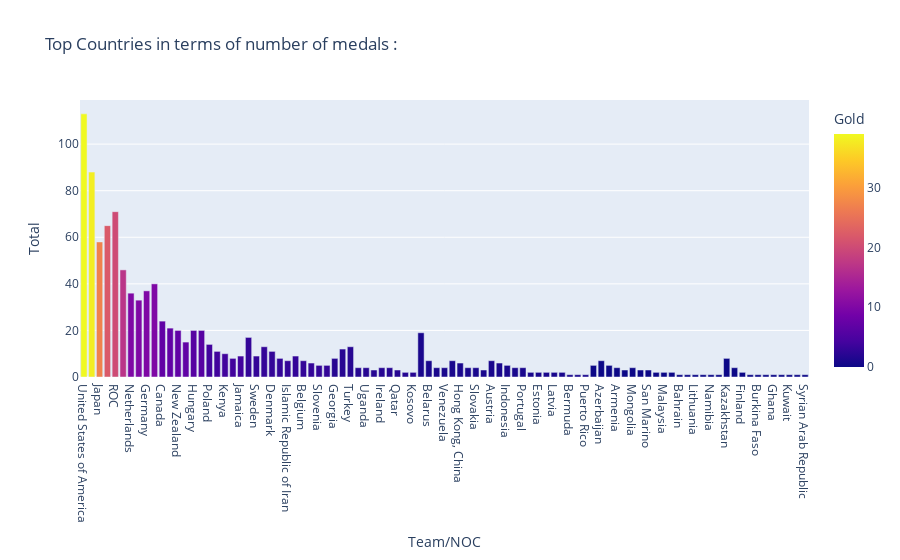

The code cell stored with this chart in its notebook:
### Markdown cell above
#### Top Countries with most number of medals

### Code cell
px.bar(df_medals, x="Team/NOC", y="Total", color="Gold", title="Top Countries in terms of number of medals : ")

### Figure 1 — Plotly figure (JSON) as saved in the notebook; plotly's stock layout.template omitted (floating-point values rounded to 4 significant figures)
{"data": [{"alignmentgroup": "True", "hovertemplate": "Team/NOC=%{x}<br>Total=%{y}<br>Gold=%{marker.color}<extra></extra>", "legendgroup": "", "marker": {"color": [39, 38, 27, 22, 20, 17, 10, 10, 10, 10, 7, 7, 7, 7, 6, 6, 4, 4, 4, 4, 4, 3, 3, 3, 3, 3, 3, 3, 3, 3, 3, 3, 2, 2, 2, 2, 2, 2, 2, 2, 2, 2, 2, 1, 1, 1, 1, 1, 1, 1, 1, 1, 1, 1, 1, 1, 1, 1, 1, 1, 1, 1, 1, 1, 1, 0, 0, 0, 0, 0, 0, 0, 0, 0, 0, 0, 0, 0, 0, 0, 0, 0, 0, 0, 0, 0, 0, 0, 0, 0, 0, 0, 0], "coloraxis": "coloraxis", "pattern": {"shape": ""}}, "name": "", "offsetgroup": "", "orientation": "v", "showlegend": false, "textposition": "auto", "type": "bar", "x": ["United States of America", "People's Republic of China", "Japan", "Great Britain", "ROC", "Australia", "Netherlands", "France", "Germany", "Italy", "Canada", "Brazil", "New Zealand", "Cuba", "Hungary", "Republic of Korea", "Poland", "Czech Republic", "Kenya", "Norway", "Jamaica", "Spain", "Sweden", "Switzerland", "Denmark", "Croatia", "Islamic Republic of Iran", "Serbia", "Belgium", "Bulgaria", "Slovenia", "Uzbekistan", "Georgia", "Chinese Taipei", "Turkey", "Greece", "Uganda", "Ecuador", "Ireland", "Israel", "Qatar", "Bahamas", "Kosovo", "Ukraine", "Belarus", "Romania", "Venezuela", "India", "Hong Kong, China", "Philippines", "Slovakia", "South Africa", "Austria", "Egypt", "Indonesia", "Ethiopia", "Portugal", "Tunisia", "Estonia", "Fiji", "Latvia", "Thailand", "Bermuda", "Morocco", "Puerto Rico", "Colombia", "Azerbaijan", "Dominican Republic", "Armenia", "Kyrgyzstan", "Mongolia", "Argentina", "San Marino", "Jordan", "Malaysia", "Nigeria", "Bahrain", "Saudi Arabia", "Lithuania", "North Macedonia", "Namibia", "Turkmenistan", "Kazakhstan", "Mexico", "Finland", "Botswana", "Burkina Faso", "Côte d'Ivoire", "Ghana", "Grenada", "Kuwait", "Republic of Moldova", "Syrian Arab Republic"], "xaxis": "x", "y": [113, 88, 58, 65, 71, 46, 36, 33, 37, 40, 24, 21, 20, 15, 20, 20, 14, 11, 10, 8, 9, 17, 9, 13, 11, 8, 7, 9, 7, 6, 5, 5, 8, 12, 13, 4, 4, 3, 4, 4, 3, 2, 2, 19, 7, 4, 4, 7, 6, 4, 4, 3, 7, 6, 5, 4, 4, 2, 2, 2, 2, 2, 1, 1, 1, 5, 7, 5, 4, 3, 4, 3, 3, 2, 2, 2, 1, 1, 1, 1, 1, 1, 8, 4, 2, 1, 1, 1, 1, 1, 1, 1, 1], "yaxis": "y"}], "layout": {"barmode": "relative", "coloraxis": {"colorbar": {"title": {"text": "Gold"}}, "colorscale": [[0, "#0d0887"], [0.1111, "#46039f"], [0.2222, "#7201a8"], [0.3333, "#9c179e"], [0.4444, "#bd3786"], [0.5556, "#d8576b"], [0.6667, "#ed7953"], [0.7778, "#fb9f3a"], [0.8889, "#fdca26"], [1, "#f0f921"]]}, "legend": {"tracegroupgap": 0}, "title": {"text": "Top Countries in terms of number of medals : "}, "xaxis": {"anchor": "y", "domain": [0, 1], "title": {"text": "Team/NOC"}}, "yaxis": {"anchor": "x", "domain": [0, 1], "title": {"text": "Total"}}}}
